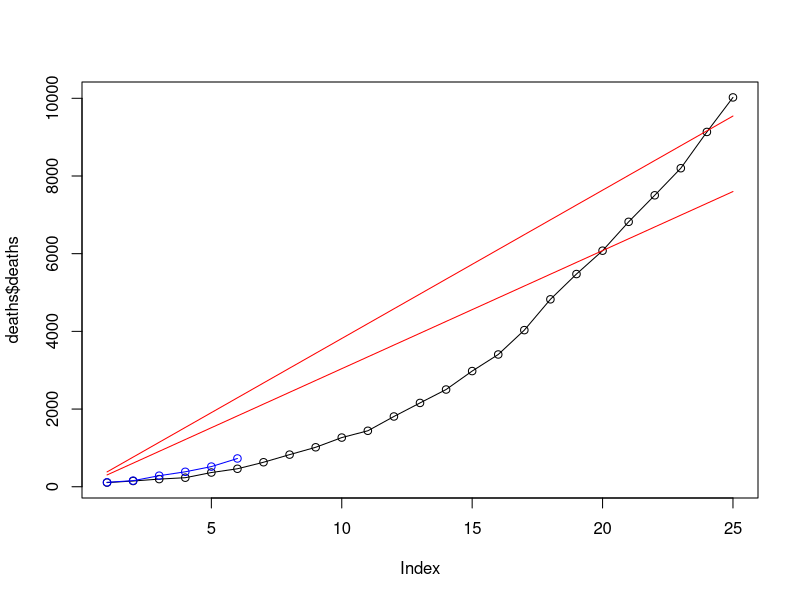

This figure's R source:
deaths <- read.csv("IT_deaths.CSV", stringsAsFactors = FALSE)

deaths$date <- lubridate::as_date(deaths$date)

deaths$days <- seq(1,length(deaths$deaths))

plot(deaths$deaths, type = "o")

deaths$linear_fit <- deaths$days * 381.75
lines(deaths$linear_fit, col = "red")
deaths$linear_fit <- deaths$days * 304
lines(deaths$linear_fit, col = "red")

#---- NY deaths ----------------------------------------------------------------
ny_deaths <- read.csv("NY_deaths.CSV", stringsAsFactors = FALSE)

ny_deaths$date <- lubridate::as_date(ny_deaths$date)
ny_deaths$days <- seq(1,length(ny_deaths$deaths))
lines(ny_deaths$deaths, type = "o", col = "blue")
